Frame 1 (no input): blank canvas, image omitted
Frame 60 (no input): blank canvas, image omitted
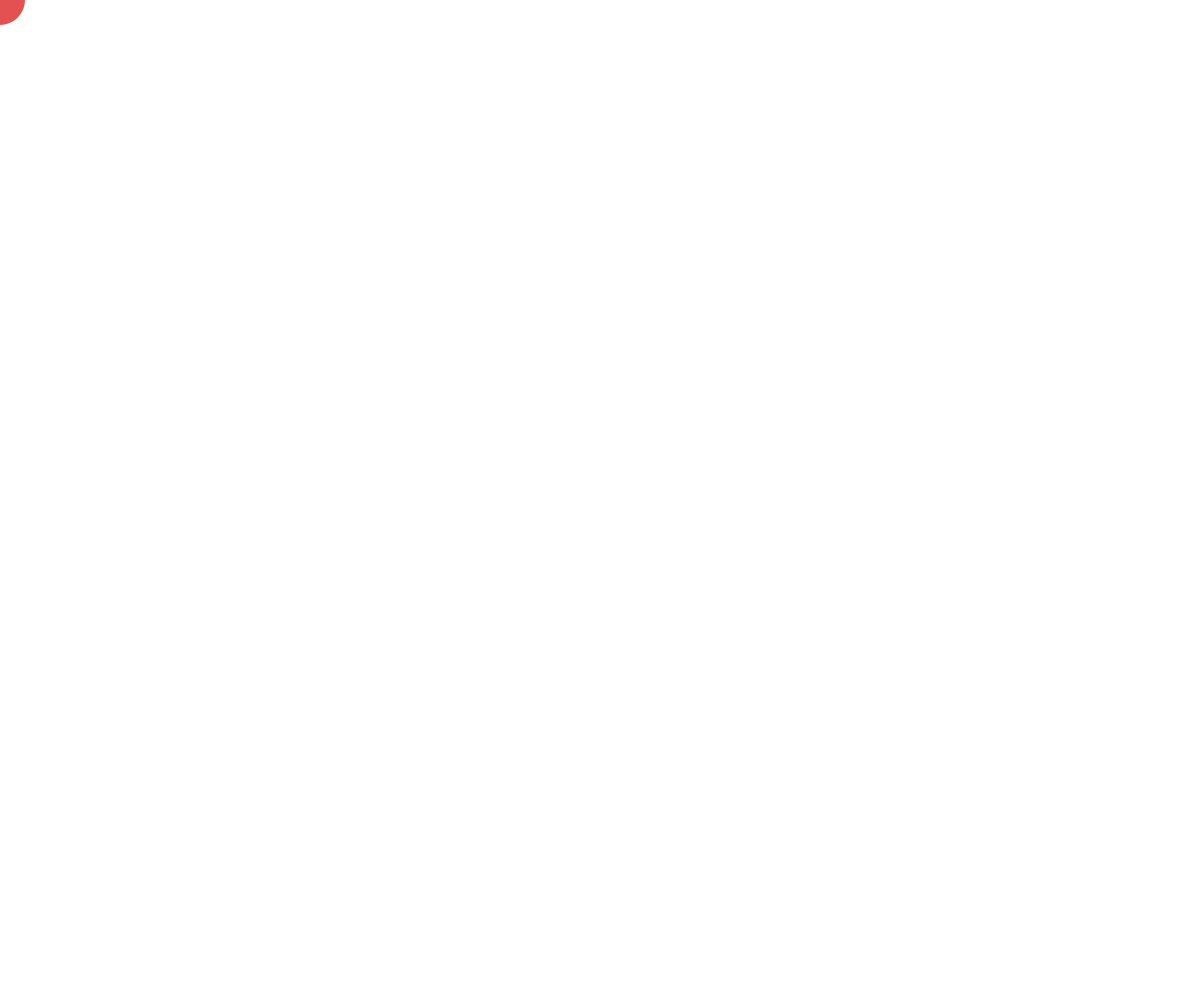
Frame 120 (the mouse pressed at the canvas centre since frame 60)

The p5.js sketch whose frames 1 and 60 were blank and that drew this single picture after the mouse press (run headless with seeded random() and noise() and a simulated clock; from frame 60 on, the mouse is pressed at the canvas centre):

// p5.js sketch
// ── sketch.js
let circlesX = []; 
let circlesY = []; 

let mX, mY;

function setup() {
    createCanvas(windowWidth, windowHeight);
    background(255);
    strokeWeight(1);
}

function draw() {
    background(255);

    mX = mouseX;
    mY = mouseY;
    fill("#E35151");
    noStroke();

    for (let i = 0; i < circlesX.length; i++) {
        circle(circlesX[i], circlesY[i], 50);
    }

    if (circlesX.length > 100 || circlesY.length > 100) {
        circlesX.splice(0, 1);
        circlesY.splice(0, 1);
    }
}

function mouseMoved() {
    circlesX.push(mX);
    circlesY.push(mY);
}
